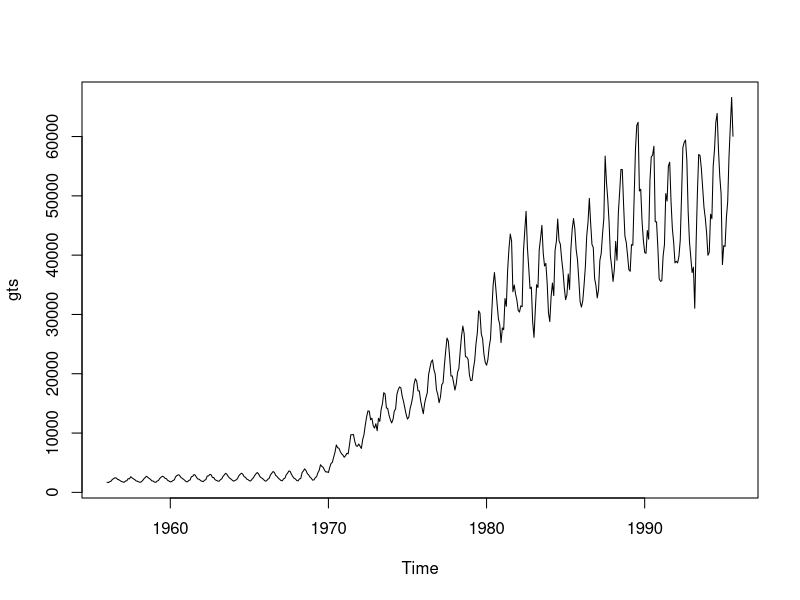
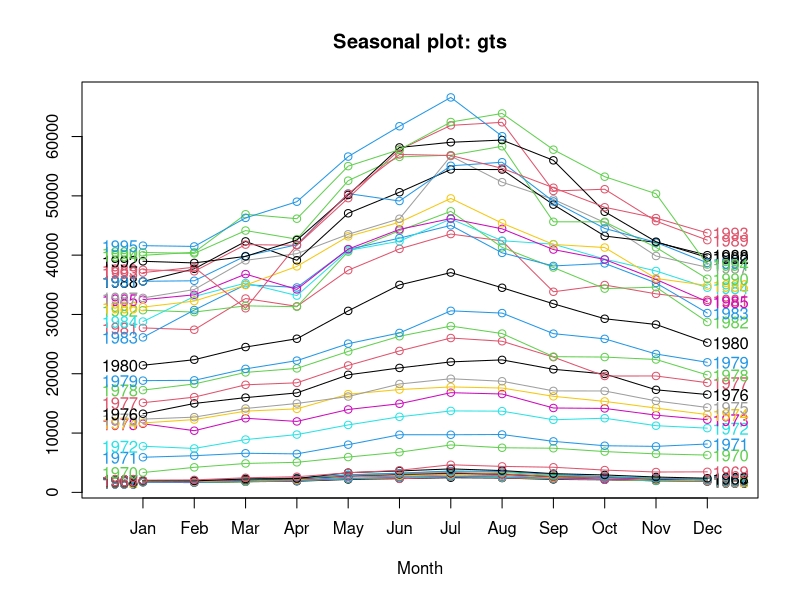
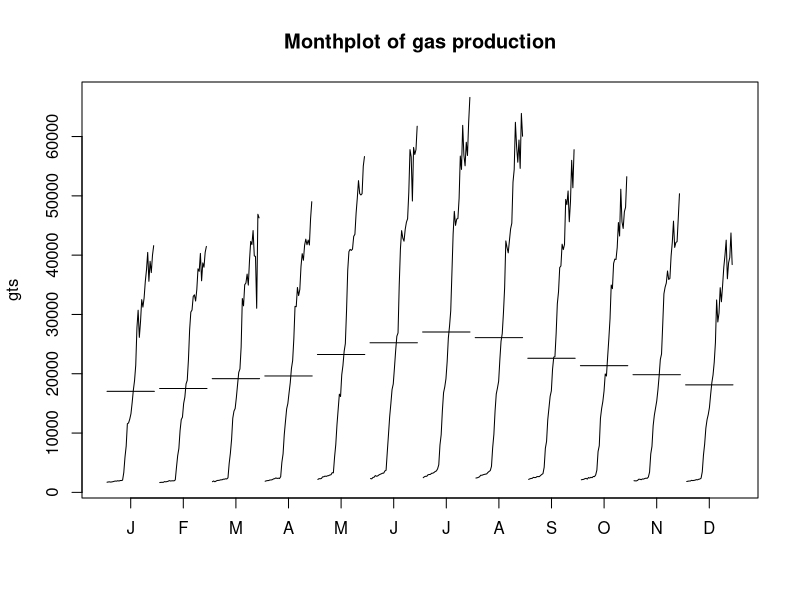
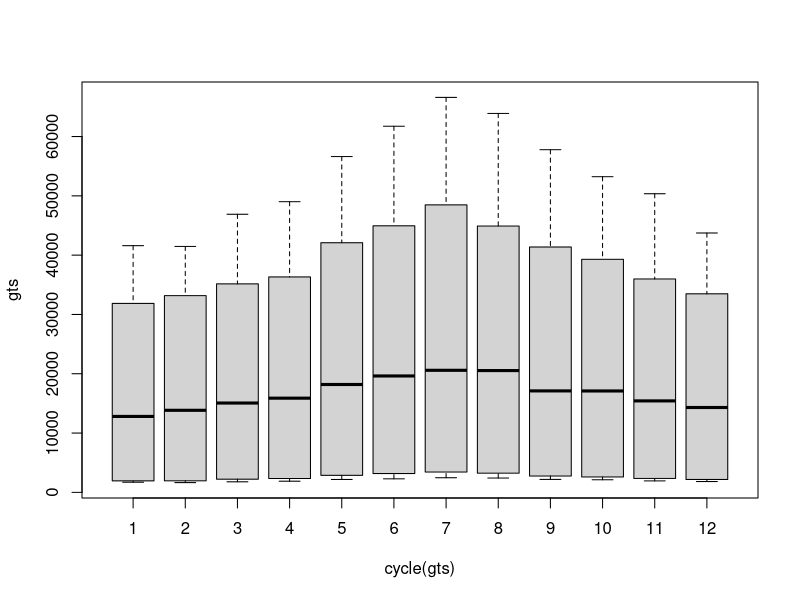
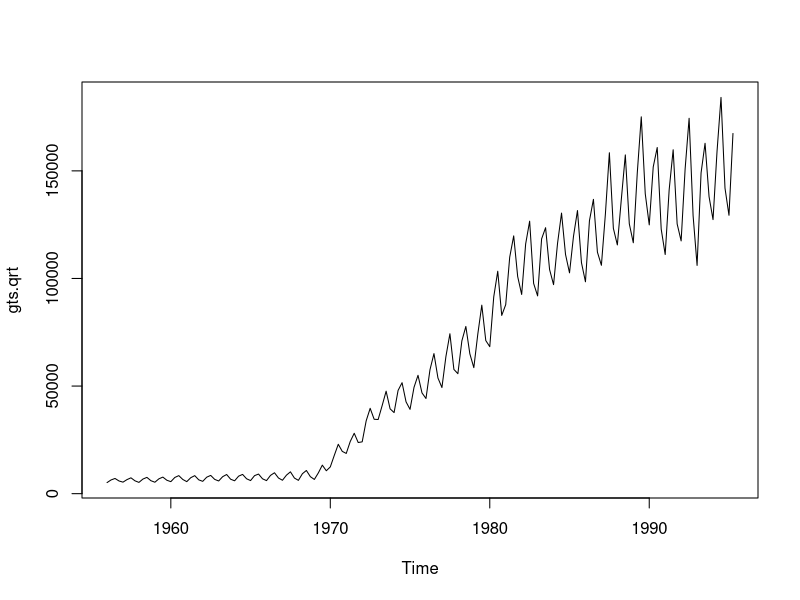
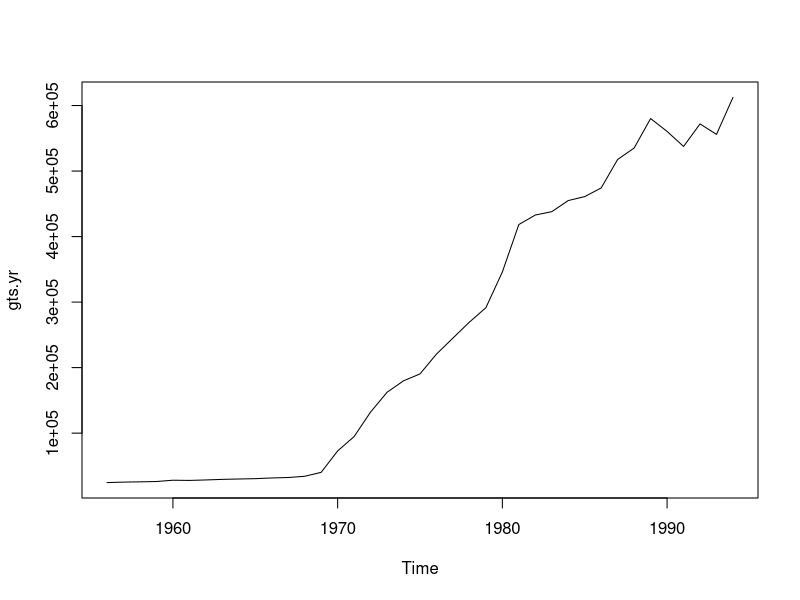
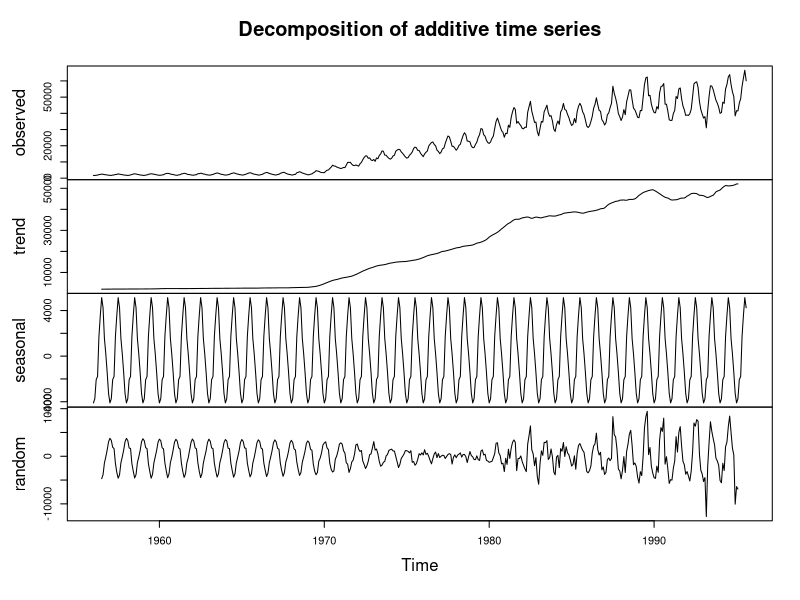
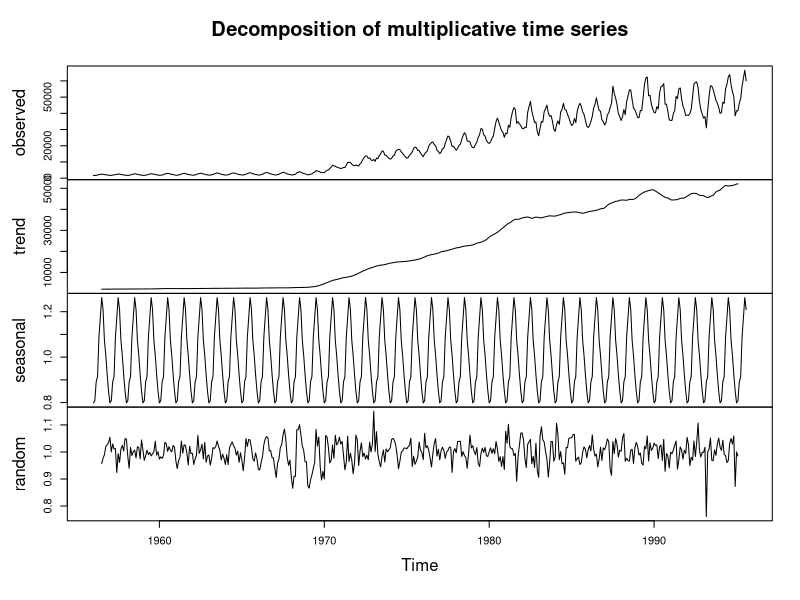

Write the R code that produced these figures, in order.
## ---- chunk 1
knitr::opts_chunk$set(echo = TRUE)
## ---- chunk 2

#install.packages("forecast")
#install.packages("ggplot2")
#install.packages("caTools")
#install.packages("dplyr")
#install.packages("tseries")

## ---- chunk 3

library(forecast)

# Loading the dataset from the forecsast package
forecast::gas

# Converting the gas data to a time series dataset
gts = ts(gas, start = c(1956,1), frequency = 12)

# Printing the structure and class of data
str(gts)

# "ts" refers to time series data
class(gts)

# To print the start and end of the ts data
start(gts); end(gts)

# Mode gives the data format
mode(gts)

# Print the summary of the ts data (usually not necessary for time series data)
summary(gts)


## ---- chunk 4

plot(gts)

# We see that until 1970, there has been a steady production of gas with no increase or decrease.
# But after 1970, we see a steady increase in production. 
# Though there are dips here and there accounting for outliers, it pretty much shows a positive trend. 
# We can ignore the years uptill 1970 as these were the starting years and do not show that much stability.

# Season plot:
seasonplot(gts, year.labels = TRUE, year.labels.left = TRUE, col = 1:12)

# Month plot:
monthplot(gts, main = "Monthplot of gas production")

# Boxplot:
boxplot(gts~ cycle(gts))

## ---- chunk 5

# Aggregation at quarter and year level

gts.qrt = aggregate(gts, nfrequency = 4)
gts.yr = aggregate(gts, nfrequency = 1)

plot(gts.qrt)
plot(gts.yr)

## ---- chunk 6

frequency(gts)

decompgas.a = decompose(gts, type = "additive")
plot(decompgas.a)

decompgas.m = decompose(gts, type = "multiplicative")
plot(decompgas.m)


# There isn't much change in the seasonality of both the graphs, hence we can consider the data as an additive time series data.

# Individual components

plot(decompgas.a$seasonal)
plot(decompgas.a$trend)
plot(decompgas.a$random)

# The trend seems to be significant

## ---- chunk 7

# Install and load the library tseries

library(tseries)

# Augmented Dickey-Fuller test

adf.test(gts)

# Dickey-Fuller = -2.7131
# p-value = 0.2764
# Lag order = 7

## ---- chunk 8

# Decomposing using stl

des.gas = stl(gts, s.window = "p")
plot(des.gas)

# Deseasoning data

DeseasonGas1 = seasadj(des.gas)
plot(DeseasonGas1)

# Comparison
plot(gts)

## We do not see that much seasonality upon decomposition

## ---- chunk 9

# Differencing the deseasonalised data

gts.df = diff(DeseasonGas1, differences = 1)
plot(gts.df)

# We see a lot of sharp and extreme ponits beyond 1980 but they still lie close to the central line

# Augmented Dickey-Fuller Test on the differenced data

adf.test(gts.df)

# Dickey-Fuller = -18.14
# Lag order = 7
# p-value = 0.01

## ---- chunk 10

# Auto correlation on the original data
acf(gts, lag.max = 50)

# Trying with a lag 100
acf(gts, lag.max = 100)

# The auto correlation of the original with lag 0 is always 100% or 1

## ---- chunk 11

# Partail Auto correlation on original data

pacf(gts, lag.max = 50)

pacf(gts, lag.max = 100)

# A mix of significant and insignificant correlations found

## ---- chunk 12

# ACF and PACF on differenced series
Acf(gts.df, lag.max = 50)

Pacf(gts.df, lag.max = 50)

# ACF cuts off after lag 1, so q=1
# PACF cuts off after 10. p=10

## ---- chunk 13

# Split data to train and test

gtstrain = window(DeseasonGas1, start = 1956, end = c(1987,12))
gtstest = window(DeseasonGas1, start = 1988, end = c(1995,8))  
  
# Conducting the ARIMA model:

gtsARIMA = arima(gtstrain, order = c(2,1,10)) 
gtsARIMA

tsdisplay(residuals(gtsARIMA), lag.max = 15, main = "Model Residuals")
## ---- chunk 14

# ARIMA model 2

gtsARIMA2 = arima(gtstrain, order = c(2,1,20)) 
gtsARIMA2

tsdisplay(residuals(gtsARIMA2), lag.max = 15, main = "Model 2 Residuals")

## ---- chunk 15

# let us use auto.arima

#auto.arima(gtstrain, ic = "aic", trace = TRUE)

fit = auto.arima(gtstrain, seasonal = FALSE)
tsdisplay(residuals(fit), lag.max = 30, main = "Auto Arima Model")

# We see that there this is not a proper model
# Not a random pattern in the plot
# The acf and pacf plots identify some correlations

## ---- chunk 16
# Diagnosis by Ljung box test:

Box.test(gtsARIMA$residuals)

## ---- chunk 17

fcast12 = forecast(fit, h=12)

plot(fcast12)

# This has not captured any seasonality as we have deseasonalised the series

# Accuracy:

accuracy(forecast(fit), gtstest)

# Though it is pretty less for the test, for the train, it is not a good model as it shows an error of 64


